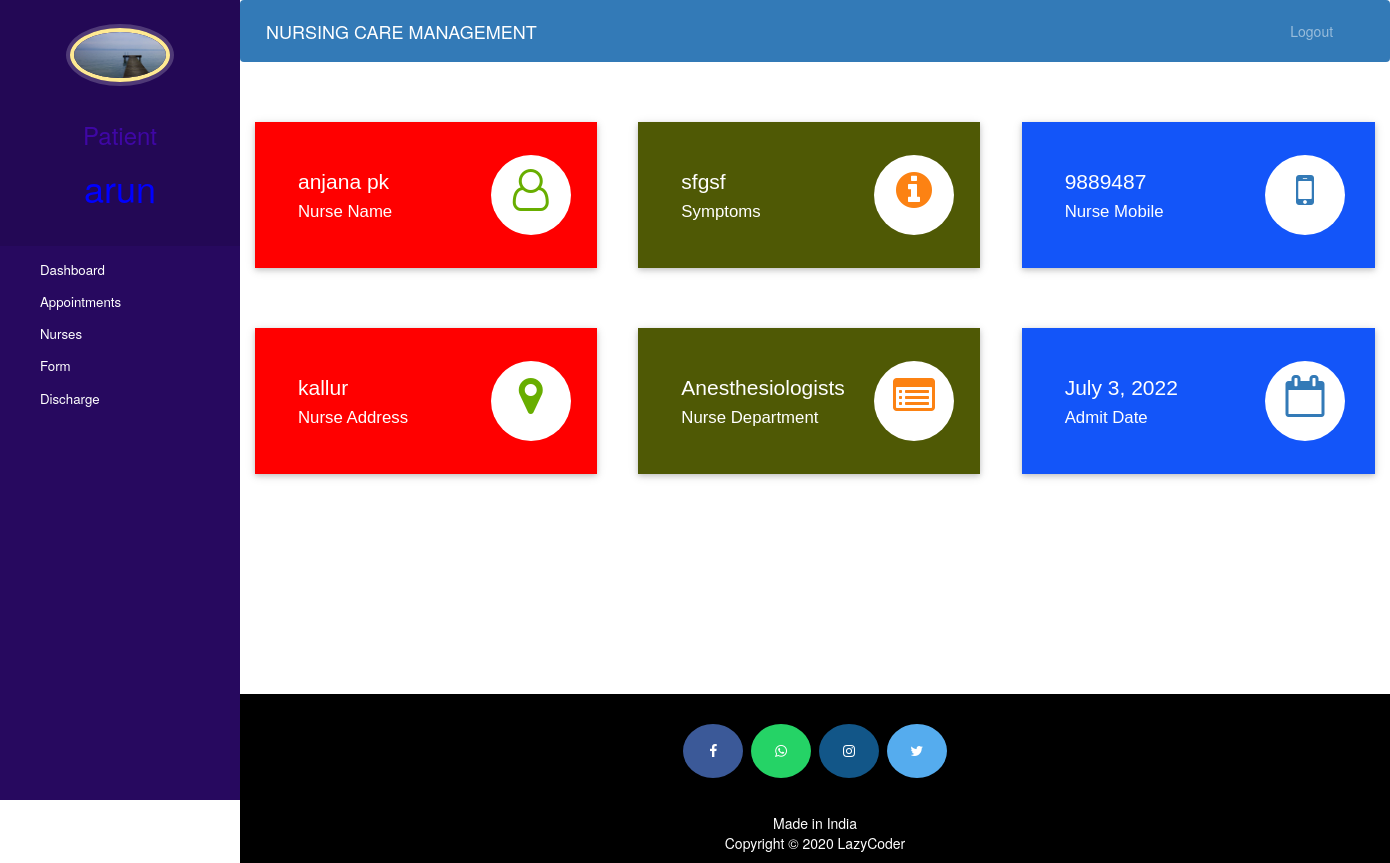
Screenshot of /patient-dashboard (signed in) with the database file from the repository.
### hospital/models.py (models this page shows, shortened)
class Patient(models.Model):
    user=models.OneToOneField(User,on_delete=models.CASCADE)
    profile_pic= models.ImageField(upload_to='profile_pic/PatientProfilePic/',null=True,blank=True)
    address = models.CharField(max_length=40)
    mobile = models.CharField(max_length=20,null=True)
    symptoms = models.CharField(max_length=100,null=False)
    assignedDoctorId = models.PositiveIntegerField(null=True)
    admitDate=models.DateField(auto_now=True)
    status=models.BooleanField(default=False)

class Doctor(models.Model):
    user=models.OneToOneField(User,on_delete=models.CASCADE)
    profile_pic= models.ImageField(upload_to='profile_pic/DoctorProfilePic/',null=True,blank=True)
    address = models.CharField(max_length=40)
    mobile = models.CharField(max_length=20,null=True)
    department= models.CharField(max_length=50,choices=departments,default='Cardiologist')
    status=models.BooleanField(default=False)
    @property
    def get_name(self):
        return self.user.first_name+" "+self.user.last_name

### hospital/views.py (the view)
# urls.py: path('patient-dashboard', views.patient_dashboard_view,name='patient-dashboard'),
@login_required(login_url='patientlogin')
@user_passes_test(is_patient)
def patient_dashboard_view(request):
    patient=models.Patient.objects.get(user_id=request.user.id)
    doctor=models.Doctor.objects.get(user_id=patient.assignedDoctorId)
    mydict={
    'patient':patient,
    'doctorName':doctor.get_name,
    'doctorMobile':doctor.mobile,
    'doctorAddress':doctor.address,
    'symptoms':patient.symptoms,
    'doctorDepartment':doctor.department,
    'admitDate':patient.admitDate,
    }
    return render(request,'hospital/patient_dashboard.html',context=mydict)

### hospital/views.py (called while the page is built)
def is_patient(user):
    return user.groups.filter(name='PATIENT').exists()

### templates/hospital/patient_dashboard.html
{% extends 'hospital/patient_base.html' %}
{% load static %}
{% block content %}
{%include 'hospital/patient_dashboard_cards.html'%}
<br><br><br><br>
{% endblock content %}

### templates/hospital/patient_base.html (shortened to what this page needs)
<!DOCTYPE html>
{% load static %}
<html lang="en">
<head>
  <link rel="stylesheet" href="https://stackpath.bootstrapcdn.com/bootstrap/4.3.1/css/bootstrap.min.css">
  <link rel="stylesheet" href="https://maxcdn.bootstrapcdn.com/font-awesome/4.7.0/css/font-awesome.min.css">
</head>
<body>
  <nav class="menu" tabindex="0">
    <header class="avatar">
      <img src="{% static patient.profile_pic.url %}" alt="Profile Pic" />
      <br><br>
      <h3 style="color:rgb(63, 7, 165);">Patient</h3>
      <h1 style="color:blue;"> {{request.user.first_name}}</h1>
    </header>
    <ul>
      <li tabindex="0" class="icon-dashboard"> <a style="color:white; text-decoration:none;" href="/patient-dashboard"><span>Dashboard</span></a> </li>
      <li tabindex="0" class="icon-calendar"> <a style="color:white; text-decoration:none;" href="/patient-appointment"><span>Appointments</span></a></li>
      <li tabindex="0" class="icon-users"> <a style="color:white; text-decoration:none;" href="/patient-view-doctor"><span>Nurses</span></a></li>
      <li tabindex="0" class="icon-users"> <a style="color:white; text-decoration:none;" href="/patient-form"><span>Form</span></a></li>
      <li tabindex="0" class="icon-users"> <a style="color:white; text-decoration:none;" href="/patient-discharge"><span>Discharge</span></a></li>
    </ul>
  </nav>
  <main>
    <div class="bs-example">
      <nav class="navbar navbar-expand-md  navbar-dark fixed-top" style="background:#337AB7;">
        <a href="/patient-dashboard" class="navbar-brand">NURSING CARE MANAGEMENT</a>
        <div class="collapse navbar-collapse justify-content-between" id="navbarCollapse">
          <div class="navbar-nav" style=" margin-left: 90%;">
            <a href="/logout" class="nav-item nav-link">Logout</a>
          </div>
        </div>
      </nav>
    </div>
    <br><br>
    {% block content %}
    {% endblock content %}
    <br><br><br><br><br><br><br>
    <footer>
      <p>
        <a id="ftr" href="https://facebook.com/sumit.luv/" class="fa fa-facebook"></a>
        <a id="ftr" href="https://api.whatsapp.com/send?phone=919572181024&text=Hello%20Sumit.%0d%0aHow%20are%20you%20%3f%0d%0aI%20came%20from%20your%20website.&source=&data=#" class="fa fa-whatsapp"></a>
        <a id="ftr" href="https://instagram.com/sumit.luv" class="fa fa-instagram"></a>
        <a id="ftr" href="https://twitter.com/sumitkumar1503" class="fa fa-twitter"></a>
      </p>
      <br>
      <div class="container">
        <div class="row">
          <div class="col-md-12 col-sm-12">
            <div style="color:#ffffff;" class="wow fadeInUp footer-copyright">
              <p>Made in India <br>
                Copyright &copy; 2020 LazyCoder </p>
            </div>
          </div>
        </div>
      </div>
    </footer>
  </main>
</body>
</html>

### templates/hospital/patient_dashboard_cards.html (shortened to what this page needs)
<!DOCTYPE html>
<html lang="en" dir="ltr">
<head>
  <link rel="stylesheet" href="https://maxcdn.bootstrapcdn.com/bootstrap/3.4.1/css/bootstrap.min.css">
  <link rel="stylesheet" href="https://cdnjs.cloudflare.com/ajax/libs/font-awesome/4.7.0/css/font-awesome.min.css">
</head>
<body>
  <div class="market-updates">
    <div class="col-md-4 market-update-gd">
      <div class="market-update-block clr-block-1">
        <div class="col-md-8 market-update-left">
          <h3>{{doctorName}}</h3>
          <h4>Nurse Name</h4>
        </div>
        <div class="col-md-4 market-update-right">
          <i class="fa fa-user-o"> </i>
        </div>
        <div class="clearfix"> </div>
      </div>
    </div>
    <div class="col-md-4 market-update-gd">
      <div class="market-update-block clr-block-2">
        <div class="col-md-8 market-update-left">
          <h3>{{symptoms}}</h3>
          <h4>Symptoms</h4>
        </div>
        <div class="col-md-4 market-update-right">
          <i class="fa fa-info-circle"></i>
        </div>
        <div class="clearfix"> </div>
      </div>
    </div>
    <div class="col-md-4 market-update-gd">
      <div class="market-update-block clr-block-3">
        <div class="col-md-8 market-update-left">
          <h3>{{doctorMobile}}</h3>
          <h4>Nurse Mobile</h4>
        </div>
        <div class="col-md-4 market-update-right">
          <i class="fa fa-mobile" aria-hidden="true"></i>
        </div>
        <div class="clearfix"> </div>
      </div>
    </div>
  </div>
  <br><br><br>
  <div class="market-updates">
    <div class="col-md-4 market-update-gd">
      <div class="market-update-block clr-block-1">
        <div class="col-md-8 market-update-left">
          <h3>{{doctorAddress}}</h3>
          <h4>Nurse Address</h4>
        </div>
        <div class="col-md-4 market-update-right">
          <i class="fa fa-map-marker"> </i>
        </div>
        <div class="clearfix"> </div>
      </div>
    </div>
    <div class="col-md-4 market-update-gd">
      <div class="market-update-block clr-block-2">
        <div class="col-md-8 market-update-left">
          <h3>{{doctorDepartment}}</h3>
          <h4>Nurse Department</h4>
        </div>
        <div class="col-md-4 market-update-right">
          <i class="fa fa-list-alt"></i>
        </div>
        <div class="clearfix"> </div>
      </div>
    </div>
    <div class="col-md-4 market-update-gd">
      <div class="market-update-block clr-block-3">
        <div class="col-md-8 market-update-left">
          <h3>{{admitDate}}</h3>
          <h4>Admit Date</h4>
        </div>
        <div class="col-md-4 market-update-right">
          <i class="fa fa-calendar-o" aria-hidden="true"></i>
        </div>
        <div class="clearfix"> </div>
      </div>
    </div>
  </div>
</body>
</html>

### templates/hospital/patient_base.html (style rules this page uses)
a:link { text-decoration: none; }
a { color: white; }
footer { padding: 0px 0px 0px 0px; background-color: black; margin: 0px; }
#ftr { padding: 20px; }
.fa { font-size: 23px; width: 60px; text-align: center; text-decoration: none; margin: 5px 2px; border-radius: 50%; }
.fa-facebook { background: #3B5998; color: white; margin-top: 30px; }
.fa-whatsapp { background: #25d366; color: white; }
.fa-twitter { background: #55ACEE; color: white; }
.fa-instagram { background: #125688; color: white; }
p { text-align: center; }
body { padding-left: 240px; }
main { position: relative; height: 100vh; }
.menu { background: #27095f; height: 100vh; width: 240px; position: fixed; top: 0px; left: 0; z-index: 5; outline: none; }
.menu .avatar { background: rgba(0, 0, 0, 0.1); padding: 2em 0.5em; text-align: center; }
.menu .avatar img { width: 100px; border-radius: 50%; overflow: hidden; border: 4px solid #ffea92; box-shadow: 0 0 0 4px rgba(255, 255, 255, 0.2); }
.menu ul { list-style: none; padding: 0.5em 0; margin: 0; }
.menu ul li { padding: 0.5em 1em 0.5em 3em; font-size: 0.95em; font-weight: regular; background-repeat: no-repeat; background-position: left 15px center; background-size: auto 20px; transition: all 0.15s linear; cursor: pointer; }
.menu ul li.icon-dashboard { background-image: url("http://www.entypo.com/images//gauge.svg"); }
.menu ul li.icon-users { background-image: url("http://www.entypo.com/images//users.svg"); }
.menu ul li.icon-calendar { background-image: url("http://www.entypo.com/images//calendar.svg"); }

### templates/hospital/patient_dashboard_cards.html (style rules this page uses)
.market-update-block { padding: 2em 2em; background: #999; }
.market-update-block h3 { color: #fff; font-size: 1.5em; font-family: 'Carrois Gothic', sans-serif; }
.market-update-block h4 { font-size: 1.2em; color: #fff; margin: 0.3em 0em; font-family: 'Carrois Gothic', sans-serif; }
.market-update-block.clr-block-1 { background: #ff0000; margin-right: 0.8em; box-shadow: 0 2px 5px 0 rgba(0, 0, 0, 0.16), 0 2px 10px 0 rgba(0, 0, 0, 0.12); transition: 0.5s all; -webkit-transition: 0.5s all; -moz-transition: 0.5s all; -o-transition: 0.5s all; }
.market-update-block.clr-block-2 { background: #4f5905; margin-right: 0.8em; box-shadow: 0 2px 5px 0 rgba(0, 0, 0, 0.16), 0 2px 10px 0 rgba(0, 0, 0, 0.12); transition: 0.5s all; -webkit-transition: 0.5s all; -moz-transition: 0.5s all; -o-transition: 0.5s all; }
.market-update-block.clr-block-3 { background: #1355f9; box-shadow: 0 2px 5px 0 rgba(0, 0, 0, 0.16), 0 2px 10px 0 rgba(0, 0, 0, 0.12); transition: 0.5s all; -webkit-transition: 0.5s all; -moz-transition: 0.5s all; -o-transition: 0.5s all; }
.market-update-right i.fa.fa-user-o, i.fa.fa-map-marker { font-size: 3em; color: #68AE00; width: 80px; height: 80px; background: #fff; text-align: center; border-radius: 49px; -webkit-border-radius: 49px; -moz-border-radius: 49px; -o-border-radius: 49px; line-height: 1.7em; }
.market-update-right i.fa.fa-info-circle, i.fa.fa-list-alt { font-size: 3em; color: #FC8213; width: 80px; height: 80px; background: #fff; text-align: center; border-radius: 49px; -webkit-border-radius: 49px; -moz-border-radius: 49px; -o-border-radius: 49px; line-height: 1.7em; }
.market-update-right i.fa.fa-mobile, i.fa.fa-calendar-o { font-size: 3em; color: #337AB7; width: 80px; height: 80px; background: #fff; text-align: center; border-radius: 49px; -webkit-border-radius: 49px; -moz-border-radius: 49px; -o-border-radius: 49px; line-height: 1.7em; }
.market-update-left { padding: 0px; }

### rows the page displays
Patient: profile_pic (picture), symptoms "sfgsf", admitDate "July 3, 2022"
Doctor: mobile "9889487", address "kallur", department "Anesthesiologists"

### other values shown
{{ doctorName }} "anjana pk"
